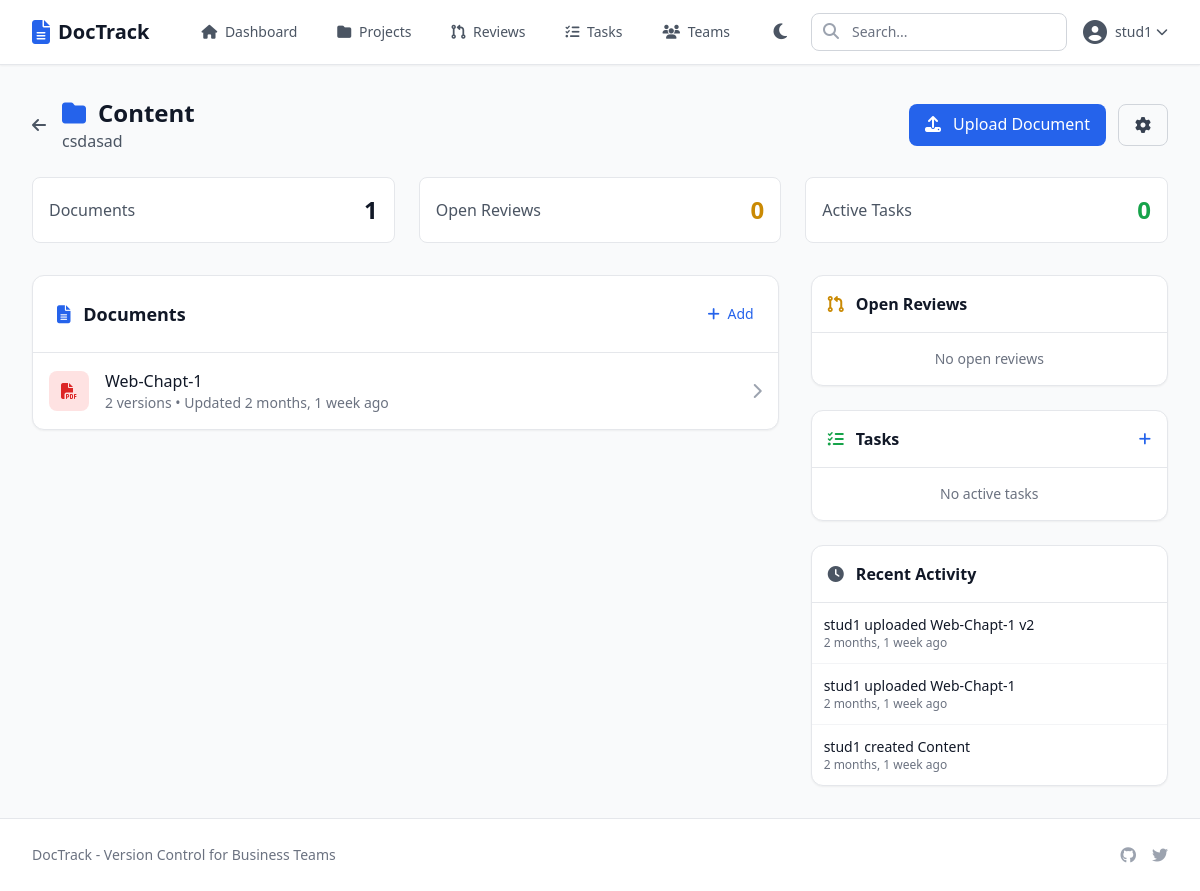
/projects/1/ (signed in), run on an earlier commit of the app's database.
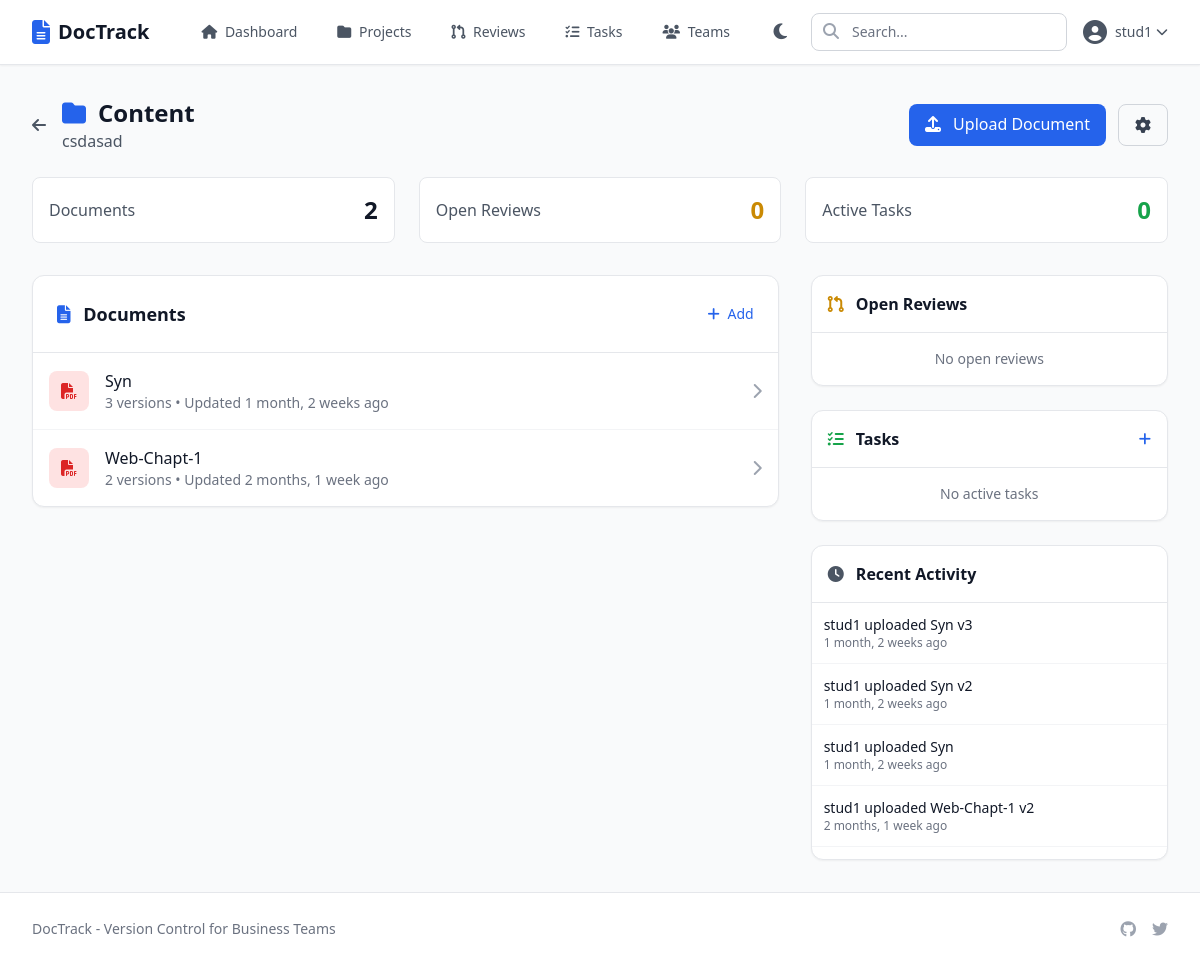
And on a later commit of the database.
### doctrack/models.py (models this page shows, shortened)
class Document(models.Model):
    TYPE_CHOICES = [
        ('pdf', 'PDF Document'),
        ('word', 'Word Document'),
        ('image', 'Image'),
        ('other', 'Other'),
    ]
    STATUS_CHOICES = [
        ('uploaded', 'Uploaded'),
        ('in_review', 'In Review'),
        ('approved', 'Approved'),
        ('rejected', 'Rejected'),
    ]
    name = models.CharField(max_length=255)
    project = models.ForeignKey(Project, on_delete=models.CASCADE, related_name='documents')
    file_type = models.CharField(max_length=20, choices=TYPE_CHOICES, default='other')
    status = models.CharField(max_length=20, choices=STATUS_CHOICES, default='uploaded')
    description = models.TextField(blank=True)
    created_by = models.ForeignKey(User, on_delete=models.CASCADE, related_name='created_documents')
    created_at = models.DateTimeField(auto_now_add=True)
    updated_at = models.DateTimeField(auto_now=True)

class Activity(models.Model):
    ACTION_CHOICES = [
        ('created', 'Created'),
        ('updated', 'Updated'),
        ('deleted', 'Deleted'),
        ('uploaded', 'Uploaded'),
        ('approved', 'Approved'),
        ('rejected', 'Rejected'),
        ('merged', 'Merged'),
        ('commented', 'Commented'),
    ]
    user = models.ForeignKey(User, on_delete=models.CASCADE, related_name='activities')
    action = models.CharField(max_length=20, choices=ACTION_CHOICES)
    target_type = models.CharField(max_length=50)
    target_id = models.PositiveIntegerField()
    target_name = models.CharField(max_length=255)
    project = models.ForeignKey(Project, on_delete=models.CASCADE, related_name='activities', null=True, blank=True)
    created_at = models.DateTimeField(auto_now_add=True)
    class Meta:
        ordering = ['-created_at']
        verbose_name_plural = 'Activities'

### doctrack/views.py (the view)
# urls.py: path('projects/<int:pk>/', views.project_detail, name='project_detail'),
@login_required
def project_detail(request, pk):
    project = get_object_or_404(Project, pk=pk)
    if not (project.is_public or project.owner == request.user or request.user in project.collaborators.all()):
        messages.error(request, 'You do not have access to this project.')
        return redirect('project_list')
    documents = project.documents.annotate(
        version_count=Count('versions')
    ).order_by('-updated_at')
    open_prs = project.pull_requests.filter(status='open').order_by('-created_at')[:5]
    work_items = project.work_items.filter(status__in=['open', 'in_progress']).order_by('-created_at')[:5]
    activities = project.activities.order_by('-created_at')[:10]
    context = {
        'project': project,
        'documents': documents,
        'open_prs': open_prs,
        'work_items': work_items,
        'activities': activities,
    }
    return render(request, 'projects/detail.html', context)

### templates/projects/detail.html (shortened to what the changed rows need)
{% extends 'base.html' %}
{% block content %}
<div class="mb-6 flex items-center justify-between">
    <div class="flex items-center">
        <div>
            <h1 class="text-2xl font-bold text-gray-900 flex items-center">
                <i class="fas fa-folder text-blue-600 mr-3"></i>
                {{ project.name }}
            </h1>
        </div>
    </div>
</div>
<div class="grid md:grid-cols-3 gap-6 mb-8">
    <div class="bg-white p-4 rounded-lg border border-gray-200">
        <div class="flex items-center justify-between">
            <span class="text-gray-600">Documents</span>
            <span class="text-2xl font-bold text-gray-900">{{ documents.count }}</span>
        </div>
    </div>
</div>
<div class="grid md:grid-cols-3 gap-8">
    <div class="md:col-span-2">
        <div class="bg-white rounded-xl shadow-sm border border-gray-200">
            <div class="p-6 border-b border-gray-200 flex justify-between items-center">
                <h2 class="text-lg font-semibold text-gray-900">
                    <i class="fas fa-file-alt text-blue-600 mr-2"></i> Documents
                </h2>
            </div>
            <div class="divide-y divide-gray-100">
                {% for doc in documents %}
                <a href="{% url 'document_detail' pk=doc.pk %}" class="block p-4 hover:bg-gray-50">
                    <div class="flex items-center">
                        <div class="w-10 h-10 rounded-lg flex items-center justify-center mr-4
                            {% if doc.file_type == 'pdf' %}bg-red-100{% elif doc.file_type == 'word' %}bg-blue-100{% elif doc.file_type == 'image' %}bg-green-100{% else %}bg-gray-100{% endif %}">
                            <i class="fas fa-{% if doc.file_type == 'pdf' %}file-pdf text-red-600{% elif doc.file_type == 'word' %}file-word text-blue-600{% elif doc.file_type == 'image' %}file-image text-green-600{% else %}file text-gray-600{% endif %}"></i>
                        </div>
                        <div class="flex-1">
                            <p class="font-medium text-gray-900">{{ doc.name }}</p>
                            <p class="text-sm text-gray-500">
                                {{ doc.version_count }} version{{ doc.version_count|pluralize }} •
                                Updated {{ doc.updated_at|timesince }} ago
                            </p>
                        </div>
                        <i class="fas fa-chevron-right text-gray-400"></i>
                    </div>
                </a>
                {% empty %}
                <div class="p-8 text-center text-gray-500">
                    <i class="fas fa-file-upload text-4xl mb-4"></i>
                    <p>No documents yet</p>
                    <a href="{% url 'document_upload' project_pk=project.pk %}" class="text-blue-600 hover:underline mt-2 inline-block">Upload your first document</a>
                </div>
                {% endfor %}
            </div>
        </div>
    </div>
    <div class="space-y-6">
        <div class="bg-white rounded-xl shadow-sm border border-gray-200">
            <div class="divide-y divide-gray-100 max-h-64 overflow-y-auto">
                {% for activity in activities %}
                <div class="p-3">
                    <p class="text-sm text-gray-900">
                        <span class="font-medium">{{ activity.user.username }}</span>
                        {{ activity.action }} {{ activity.target_name|truncatechars:25 }}
                    </p>
                    <p class="text-xs text-gray-500">{{ activity.created_at|timesince }} ago</p>
                </div>
                {% empty %}
                <div class="p-4 text-center text-gray-500 text-sm">
                    No recent activity
                </div>
                {% endfor %}
            </div>
        </div>
    </div>
</div>
{% endblock %}

What changed in the data, as far as the page shows it:
no longer on this page (row unchanged): Activity: user.username "stud1", action "uploaded", target_name "Web-Chapt-1", created_at "2 months, 1 week"
no longer on this page (row unchanged): Activity: user.username "stud1", action "created", target_name "Content", created_at "2 months, 1 week"
added Document: name "Syn", version_count "3", updated_at "1 month, 2 weeks"
added Activity: user.username "stud1", action "uploaded", target_name "Syn v3", created_at "1 month, 2 weeks"
added Activity: user.username "stud1", action "uploaded", target_name "Syn v2", created_at "1 month, 2 weeks"
added Activity: user.username "stud1", action "uploaded", target_name "Syn", created_at "1 month, 2 weeks"
Also different on the page:
{{ documents.count }}: "1" → "2"
